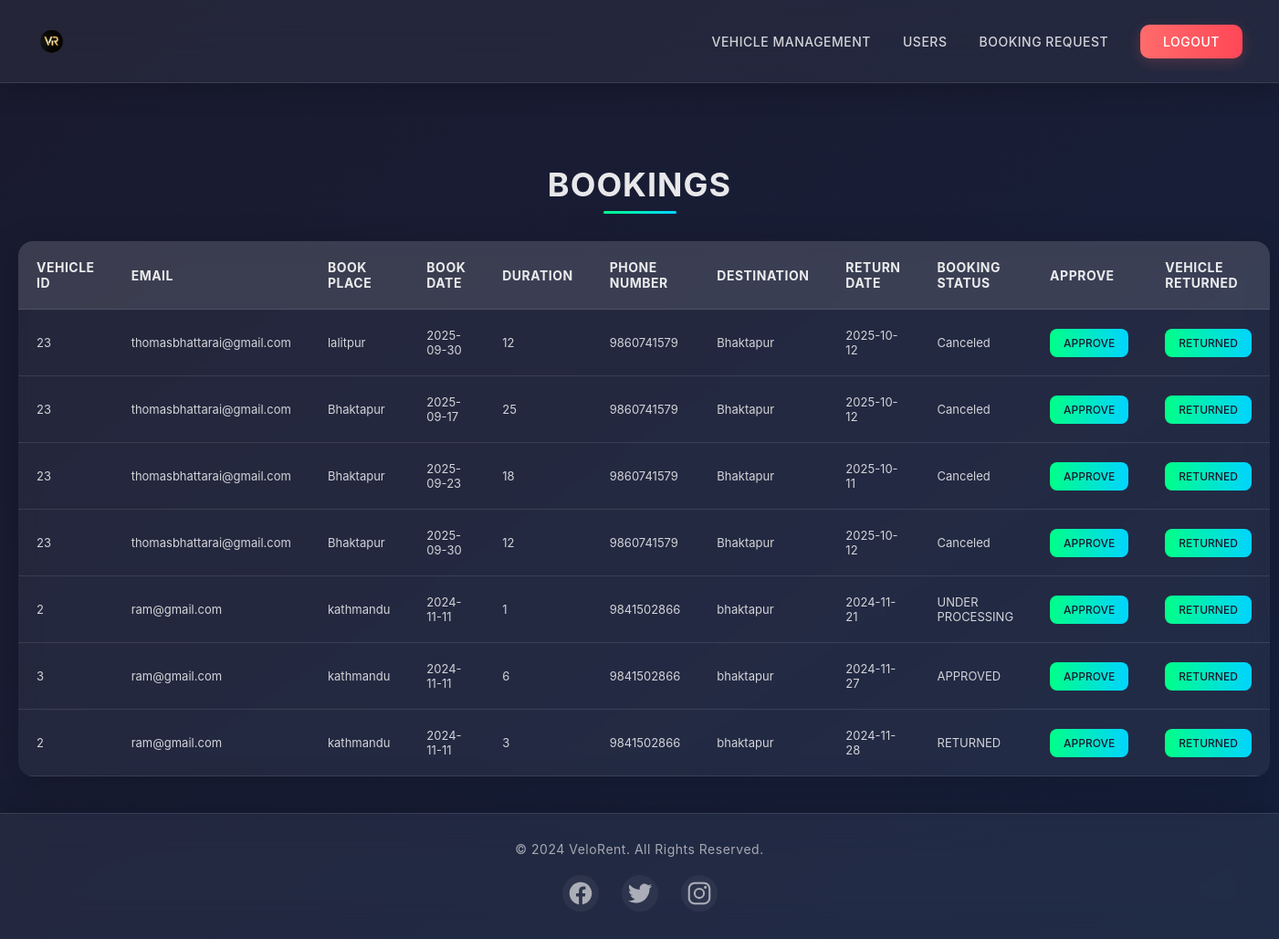
/adminbook.php, run on the app's committed database.
### tables this page shows
CREATE TABLE `booking` (
  `BOOK_ID` int(11) NOT NULL,
  `VEHICLE_ID` int(11) NOT NULL,
  `EMAIL` varchar(255) NOT NULL,
  `BOOK_PLACE` varchar(255) NOT NULL,
  `BOOK_DATE` date NOT NULL,
  `DURATION` int(11) NOT NULL,
  `PHONE_NUMBER` bigint(20) NOT NULL,
  `DESTINATION` varchar(255) NOT NULL,
  `RETURN_DATE` date NOT NULL,
  `PRICE` int(11) NOT NULL,
  `BOOK_STATUS` varchar(255) NOT NULL DEFAULT 'UNDER PROCESSING'
);

### adminbook.php (the view, shortened to what this page needs)
<!DOCTYPE html>
<html lang="en">
<head>
    <link rel="stylesheet" href="css/adminbook.css">
</head>
<body>
<div class="main-content">
    <div class="navbar">
          <img style="height: 50px; " src="images\icon.png" alt="">
        <div class="menu">
            <ul>
                <li><a href="adminvehicle.php">VEHICLE MANAGEMENT</a></li>
                <li><a href="adminusers.php">USERS</a></li>
                <li><a href="adminbook.php">BOOKING REQUEST</a></li>
                <li><a href="index.php" class="button">LOGOUT</a></li>
            </ul>
        </div>
    </div>
    <h1 class="header">BOOKINGS</h1>
    <table class="content-table">
        <thead>
            <tr>
                <th>VEHICLE ID</th>
                <th>EMAIL</th>
                <th>BOOK PLACE</th>
                <th>BOOK DATE</th>
                <th>DURATION</th>
                <th>PHONE NUMBER</th>
                <th>DESTINATION</th>
                <th>RETURN DATE</th>
                <th>BOOKING STATUS</th>
                <th>APPROVE</th>
                <th>VEHICLE RETURNED</th>
            </tr>
        </thead>
        <tbody>
        <?php
            require_once('connection.php');
            $query = "SELECT * FROM booking ORDER BY BOOK_ID DESC";
            $queryy = mysqli_query($con, $query);
            while ($res = mysqli_fetch_array($queryy)) {
        ?>
            <tr>
                <td><?php echo $res['VEHICLE_ID']; ?></td>
                <td><?php echo $res['EMAIL']; ?></td>
                <td><?php echo $res['BOOK_PLACE']; ?></td>
                <td><?php echo $res['BOOK_DATE']; ?></td>
                <td><?php echo $res['DURATION']; ?></td>
                <td><?php echo $res['PHONE_NUMBER']; ?></td>
                <td><?php echo $res['DESTINATION']; ?></td>
                <td><?php echo $res['RETURN_DATE']; ?></td>
                <td><?php echo $res['BOOK_STATUS']; ?></td>
                <td><a href="approve.php?id=<?php echo $res['BOOK_ID']; ?>" class="button">APPROVE</a></td>
                <td><a href="adminreturn.php?id=<?php echo $res['VEHICLE_ID']; ?>&bookid=<?php echo $res['BOOK_ID']; ?>" class="button">RETURNED</a></td>
            </tr>
        <?php } ?>
        </tbody>
    </table>
</div>
<footer>
    <p>&copy; 2024 VeloRent. All Rights Reserved.</p>
    <div class="socials">
        <a href="#"><ion-icon name="logo-facebook"></ion-icon></a>
        <a href="#"><ion-icon name="logo-twitter"></ion-icon></a>
        <a href="#"><ion-icon name="logo-instagram"></ion-icon></a>
    </div>
</footer>
</body>
</html>

### css/adminbook.css (style rules this page uses)
* { margin: 0; padding: 0; box-sizing: border-box; font-family: 'PP Mori', 'Inter', -apple-system, BlinkMacSystemFont, 'Segoe UI', Roboto, sans-serif; -webkit-font-smoothing: antialiased; -moz-osx-font-smoothing: grayscale; }
body { min-height: 100vh; background: linear-gradient(145deg, #1a1a2e 0%, #16213e 100%); color: rgba(255, 255, 255, 0.9); overflow-x: hidden; display: flex; flex-direction: column; justify-content: space-between; }
.main-content { margin-top: 100px; flex: 1; padding: 40px 20px; position: relative; z-index: 1; }
.navbar { background: rgba(255, 255, 255, 0.05); backdrop-filter: blur(20px); box-shadow: 0 8px 30px rgba(0, 0, 0, 0.2); padding: 20px 40px; display: flex; justify-content: space-between; align-items: center; position: fixed; top: 0; left: 0; right: 0; z-index: 1000; border-bottom: 1px solid rgba(255, 255, 255, 0.1); transition: all 0.3s ease; }
.menu ul { display: flex; list-style: none; gap: 35px; align-items: center; }
.menu ul li a { color: rgba(255, 255, 255, 0.8); text-decoration: none; font-size: 14px; font-weight: 500; text-transform: uppercase; letter-spacing: 0.5px; transition: all 0.3s ease; position: relative; padding: 8px 0; display: flex; align-items: center; }
.menu ul li a::after { content: ''; position: absolute; bottom: 0; left: 0; width: 0; height: 2px; background: #00ff88; transition: width 0.3s ease; }
.menu ul li a.button { background: linear-gradient(90deg, #ff6b6b, #ff4757); padding: 10px 25px; border-radius: 10px; color: #ffffff; transition: all 0.3s ease; box-shadow: 0 4px 15px rgba(255, 107, 107, 0.2); }
.header { font-size: 36px; font-weight: 700; text-align: center; margin: 40px 0; color: rgba(255, 255, 255, 0.9); letter-spacing: 1px; position: relative; }
.header::after { content: ''; position: absolute; bottom: -10px; left: 50%; transform: translateX(-50%); width: 80px; height: 3px; background: linear-gradient(90deg, #00ff88, #00d4ff); border-radius: 2px; }
.content-table { width: 100%; max-width: 1200px; margin: 0 auto; background: rgba(255, 255, 255, 0.05); border-radius: 16px; overflow: hidden; box-shadow: 0 10px 40px rgba(0, 0, 0, 0.2); backdrop-filter: blur(10px); border-collapse: collapse; }
.content-table thead { background: rgba(255, 255, 255, 0.1); color: rgba(255, 255, 255, 0.9); font-weight: 600; text-transform: uppercase; letter-spacing: 0.5px; }
.content-table th, .content-table td { padding: 20px; text-align: left; border-bottom: 1px solid rgba(255, 255, 255, 0.1); }
.content-table th { font-size: 14px; }
.content-table td { font-size: 13px; color: rgba(255, 255, 255, 0.8); }
.content-table tbody tr { transition: all 0.3s ease; }
.content-table td a.button { display: inline-block; background: linear-gradient(90deg, #00ff88, #00d4ff); padding: 8px 15px; border-radius: 8px; color: #1a1a2e; text-decoration: none; font-size: 12px; font-weight: 500; transition: all 0.3s ease; }
footer { background: rgba(255, 255, 255, 0.05); backdrop-filter: blur(20px); padding: 30px 40px; text-align: center; border-top: 1px solid rgba(255, 255, 255, 0.1); width: 100%; box-shadow: 0 -8px 30px rgba(0, 0, 0, 0.2); transition: all 0.3s ease; margin-top: auto; }
footer p { color: rgba(255, 255, 255, 0.6); font-size: 14px; margin-bottom: 20px; letter-spacing: 0.5px; }
.socials { display: flex; justify-content: center; gap: 25px; margin-top: 15px; }
.socials a { color: rgba(255, 255, 255, 0.6); font-size: 28px; transition: all 0.3s ease; position: relative; display: flex; align-items: center; justify-content: center; width: 40px; height: 40px; border-radius: 50%; background: rgba(255, 255, 255, 0.05); }

### data on the page
booking: VEHICLE_ID "23", EMAIL "thomasbhattarai@gmail.com", BOOK_PLACE "lalitpur", BOOK_DATE "2025-09-30", DURATION "12", PHONE_NUMBER "9860741579", DESTINATION "Bhaktapur", RETURN_DATE "2025-10-12", BOOK_STATUS "Canceled"
booking: VEHICLE_ID "23", EMAIL "thomasbhattarai@gmail.com", BOOK_PLACE "Bhaktapur", BOOK_DATE "2025-09-17", DURATION "25", PHONE_NUMBER "9860741579", DESTINATION "Bhaktapur", RETURN_DATE "2025-10-12", BOOK_STATUS "Canceled"
booking: VEHICLE_ID "23", EMAIL "thomasbhattarai@gmail.com", BOOK_PLACE "Bhaktapur", BOOK_DATE "2025-09-23", DURATION "18", PHONE_NUMBER "9860741579", DESTINATION "Bhaktapur", RETURN_DATE "2025-10-11", BOOK_STATUS "Canceled"
booking: VEHICLE_ID "23", EMAIL "thomasbhattarai@gmail.com", BOOK_PLACE "Bhaktapur", BOOK_DATE "2025-09-30", DURATION "12", PHONE_NUMBER "9860741579", DESTINATION "Bhaktapur", RETURN_DATE "2025-10-12", BOOK_STATUS "Canceled"
booking: VEHICLE_ID "2", EMAIL "ram@gmail.com", BOOK_PLACE "kathmandu", BOOK_DATE "2024-11-11", DURATION "1", PHONE_NUMBER "9841502866", DESTINATION "bhaktapur", RETURN_DATE "2024-11-21", BOOK_STATUS "UNDER PROCESSING"
booking: VEHICLE_ID "3", EMAIL "ram@gmail.com", BOOK_PLACE "kathmandu", BOOK_DATE "2024-11-11", DURATION "6", PHONE_NUMBER "9841502866", DESTINATION "bhaktapur", RETURN_DATE "2024-11-27", BOOK_STATUS "APPROVED"
booking: VEHICLE_ID "2", EMAIL "ram@gmail.com", BOOK_PLACE "kathmandu", BOOK_DATE "2024-11-11", DURATION "3", PHONE_NUMBER "9841502866", DESTINATION "bhaktapur", RETURN_DATE "2024-11-28", BOOK_STATUS "RETURNED"
